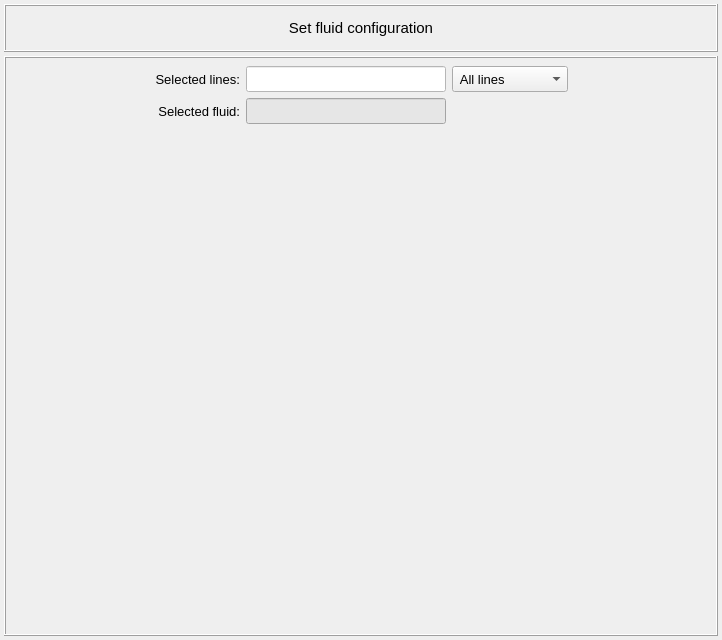
<?xml version="1.0" encoding="UTF-8"?>
<ui version="4.0">
 <class>Dialog</class>
 <widget class="QDialog" name="Dialog">
  <property name="geometry">
   <rect>
    <x>0</x>
    <y>0</y>
    <width>722</width>
    <height>640</height>
   </rect>
  </property>
  <property name="minimumSize">
   <size>
    <width>0</width>
    <height>600</height>
   </size>
  </property>
  <property name="maximumSize">
   <size>
    <width>16777215</width>
    <height>720</height>
   </size>
  </property>
  <property name="windowTitle">
   <string>Dialog</string>
  </property>
  <layout class="QGridLayout" name="gridLayout">
   <property name="leftMargin">
    <number>4</number>
   </property>
   <property name="topMargin">
    <number>4</number>
   </property>
   <property name="rightMargin">
    <number>4</number>
   </property>
   <property name="bottomMargin">
    <number>4</number>
   </property>
   <property name="spacing">
    <number>4</number>
   </property>
   <item row="1" column="0">
    <widget class="QFrame" name="frame_main_widget">
     <property name="frameShape">
      <enum>QFrame::Box</enum>
     </property>
     <property name="frameShadow">
      <enum>QFrame::Raised</enum>
     </property>
     <layout class="QGridLayout" name="gridLayout_3">
      <property name="leftMargin">
       <number>2</number>
      </property>
      <property name="topMargin">
       <number>2</number>
      </property>
      <property name="rightMargin">
       <number>2</number>
      </property>
      <property name="bottomMargin">
       <number>2</number>
      </property>
      <property name="spacing">
       <number>2</number>
      </property>
      <item row="1" column="0">
       <widget class="QScrollArea" name="scrollArea_table_of_fluids">
        <property name="frameShape">
         <enum>QFrame::NoFrame</enum>
        </property>
        <property name="widgetResizable">
         <bool>true</bool>
        </property>
        <widget class="QWidget" name="scrollAreaWidgetContents">
         <property name="geometry">
          <rect>
           <x>0</x>
           <y>0</y>
           <width>706</width>
           <height>500</height>
          </rect>
         </property>
        </widget>
       </widget>
      </item>
      <item row="0" column="0">
       <widget class="QFrame" name="frame_2">
        <property name="minimumSize">
         <size>
          <width>400</width>
          <height>0</height>
         </size>
        </property>
        <property name="maximumSize">
         <size>
          <width>800</width>
          <height>80</height>
         </size>
        </property>
        <property name="frameShape">
         <enum>QFrame::NoFrame</enum>
        </property>
        <property name="frameShadow">
         <enum>QFrame::Raised</enum>
        </property>
        <property name="lineWidth">
         <number>1</number>
        </property>
        <layout class="QGridLayout" name="gridLayout_4">
         <property name="leftMargin">
          <number>6</number>
         </property>
         <property name="topMargin">
          <number>6</number>
         </property>
         <property name="rightMargin">
          <number>6</number>
         </property>
         <property name="bottomMargin">
          <number>6</number>
         </property>
         <item row="0" column="3">
          <widget class="QComboBox" name="comboBox_attribution_type">
           <property name="minimumSize">
            <size>
             <width>0</width>
             <height>26</height>
            </size>
           </property>
           <property name="maximumSize">
            <size>
             <width>16777215</width>
             <height>26</height>
            </size>
           </property>
           <property name="font">
            <font>
             <pointsize>10</pointsize>
            </font>
           </property>
           <item>
            <property name="text">
             <string> All lines</string>
            </property>
           </item>
           <item>
            <property name="text">
             <string> Selected lines</string>
            </property>
           </item>
          </widget>
         </item>
         <item row="1" column="1">
          <widget class="QLabel" name="label_4">
           <property name="font">
            <font>
             <family>MS Shell Dlg 2</family>
             <pointsize>10</pointsize>
             <weight>50</weight>
             <bold>false</bold>
            </font>
           </property>
           <property name="text">
            <string>Selected fluid:</string>
           </property>
           <property name="textFormat">
            <enum>Qt::AutoText</enum>
           </property>
           <property name="alignment">
            <set>Qt::AlignRight|Qt::AlignTrailing|Qt::AlignVCenter</set>
           </property>
          </widget>
         </item>
         <item row="0" column="2">
          <widget class="QLineEdit" name="lineEdit_selected_id">
           <property name="enabled">
            <bool>true</bool>
           </property>
           <property name="minimumSize">
            <size>
             <width>200</width>
             <height>26</height>
            </size>
           </property>
           <property name="maximumSize">
            <size>
             <width>200</width>
             <height>26</height>
            </size>
           </property>
           <property name="font">
            <font>
             <pointsize>10</pointsize>
            </font>
           </property>
           <property name="focusPolicy">
            <enum>Qt::ClickFocus</enum>
           </property>
           <property name="styleSheet">
            <string notr="true">QLineEdit{background-color: rgb(255, 255, 255); color: rgb(0, 0, 0)}
QLineEdit:disabled {background-color: rgb(230, 230, 230); color: rgb(120, 120, 120)}</string>
           </property>
           <property name="text">
            <string/>
           </property>
           <property name="alignment">
            <set>Qt::AlignCenter</set>
           </property>
          </widget>
         </item>
         <item row="0" column="1">
          <widget class="QLabel" name="label_2">
           <property name="font">
            <font>
             <family>MS Shell Dlg 2</family>
             <pointsize>10</pointsize>
             <weight>50</weight>
             <bold>false</bold>
            </font>
           </property>
           <property name="text">
            <string>Selected lines:</string>
           </property>
           <property name="textFormat">
            <enum>Qt::AutoText</enum>
           </property>
           <property name="alignment">
            <set>Qt::AlignRight|Qt::AlignTrailing|Qt::AlignVCenter</set>
           </property>
          </widget>
         </item>
         <item row="1" column="2">
          <widget class="QLineEdit" name="lineEdit_selected_fluid_name">
           <property name="enabled">
            <bool>false</bool>
           </property>
           <property name="minimumSize">
            <size>
             <width>200</width>
             <height>26</height>
            </size>
           </property>
           <property name="maximumSize">
            <size>
             <width>200</width>
             <height>26</height>
            </size>
           </property>
           <property name="font">
            <font>
             <pointsize>10</pointsize>
            </font>
           </property>
           <property name="focusPolicy">
            <enum>Qt::ClickFocus</enum>
           </property>
           <property name="styleSheet">
            <string notr="true">QLineEdit{background-color: rgb(255, 255, 255); color: rgb(0, 0, 0)}
QLineEdit:disabled {background-color: rgb(230, 230, 230); color: rgb(120, 120, 120)}</string>
           </property>
           <property name="text">
            <string/>
           </property>
           <property name="alignment">
            <set>Qt::AlignCenter</set>
           </property>
          </widget>
         </item>
         <item row="0" column="4">
          <spacer name="horizontalSpacer_3">
           <property name="orientation">
            <enum>Qt::Horizontal</enum>
           </property>
           <property name="sizeHint" stdset="0">
            <size>
             <width>40</width>
             <height>20</height>
            </size>
           </property>
          </spacer>
         </item>
         <item row="0" column="0">
          <spacer name="horizontalSpacer_4">
           <property name="orientation">
            <enum>Qt::Horizontal</enum>
           </property>
           <property name="sizeHint" stdset="0">
            <size>
             <width>40</width>
             <height>20</height>
            </size>
           </property>
          </spacer>
         </item>
        </layout>
       </widget>
      </item>
     </layout>
    </widget>
   </item>
   <item row="0" column="0">
    <widget class="QFrame" name="frame">
     <property name="minimumSize">
      <size>
       <width>400</width>
       <height>48</height>
      </size>
     </property>
     <property name="maximumSize">
      <size>
       <width>800</width>
       <height>48</height>
      </size>
     </property>
     <property name="frameShape">
      <enum>QFrame::Box</enum>
     </property>
     <property name="frameShadow">
      <enum>QFrame::Raised</enum>
     </property>
     <property name="lineWidth">
      <number>1</number>
     </property>
     <layout class="QGridLayout" name="gridLayout_2">
      <property name="leftMargin">
       <number>6</number>
      </property>
      <property name="topMargin">
       <number>6</number>
      </property>
      <property name="rightMargin">
       <number>6</number>
      </property>
      <property name="bottomMargin">
       <number>6</number>
      </property>
      <item row="0" column="0">
       <widget class="QLabel" name="label">
        <property name="font">
         <font>
          <family>MS Shell Dlg 2</family>
          <pointsize>11</pointsize>
          <weight>50</weight>
          <bold>false</bold>
         </font>
        </property>
        <property name="text">
         <string>Set fluid configuration</string>
        </property>
        <property name="textFormat">
         <enum>Qt::AutoText</enum>
        </property>
        <property name="alignment">
         <set>Qt::AlignCenter</set>
        </property>
       </widget>
      </item>
     </layout>
    </widget>
   </item>
  </layout>
 </widget>
 <resources/>
 <connections/>
</ui>
